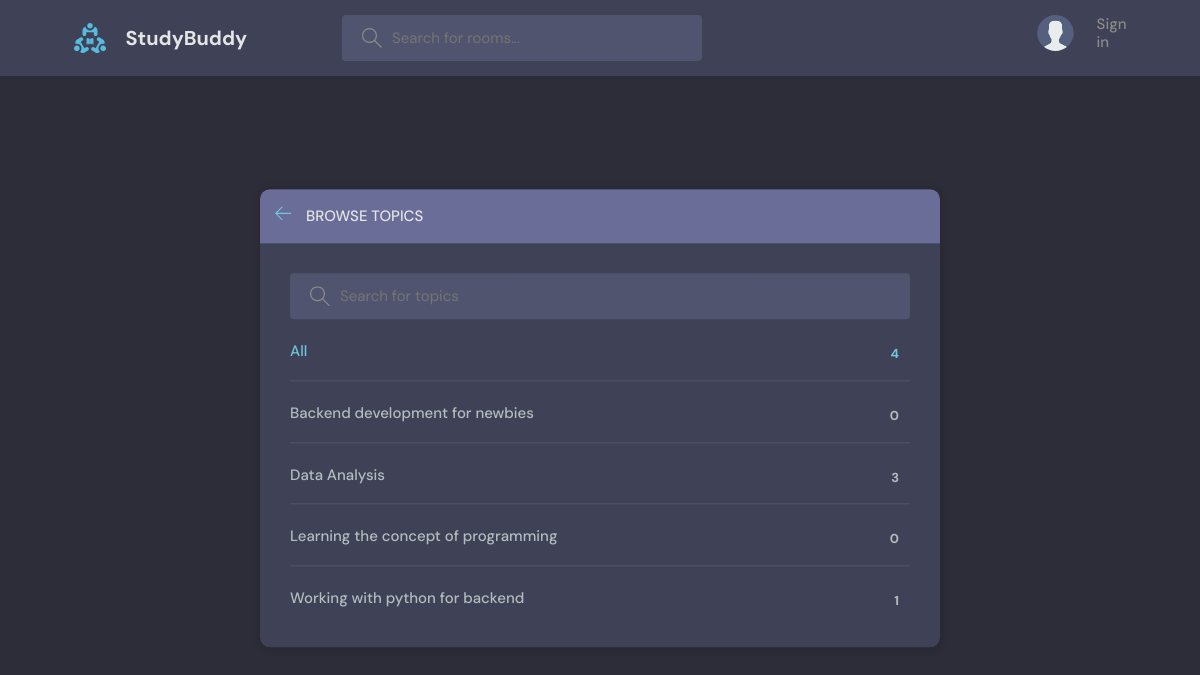
/topics/, run on an earlier commit of the app's database.
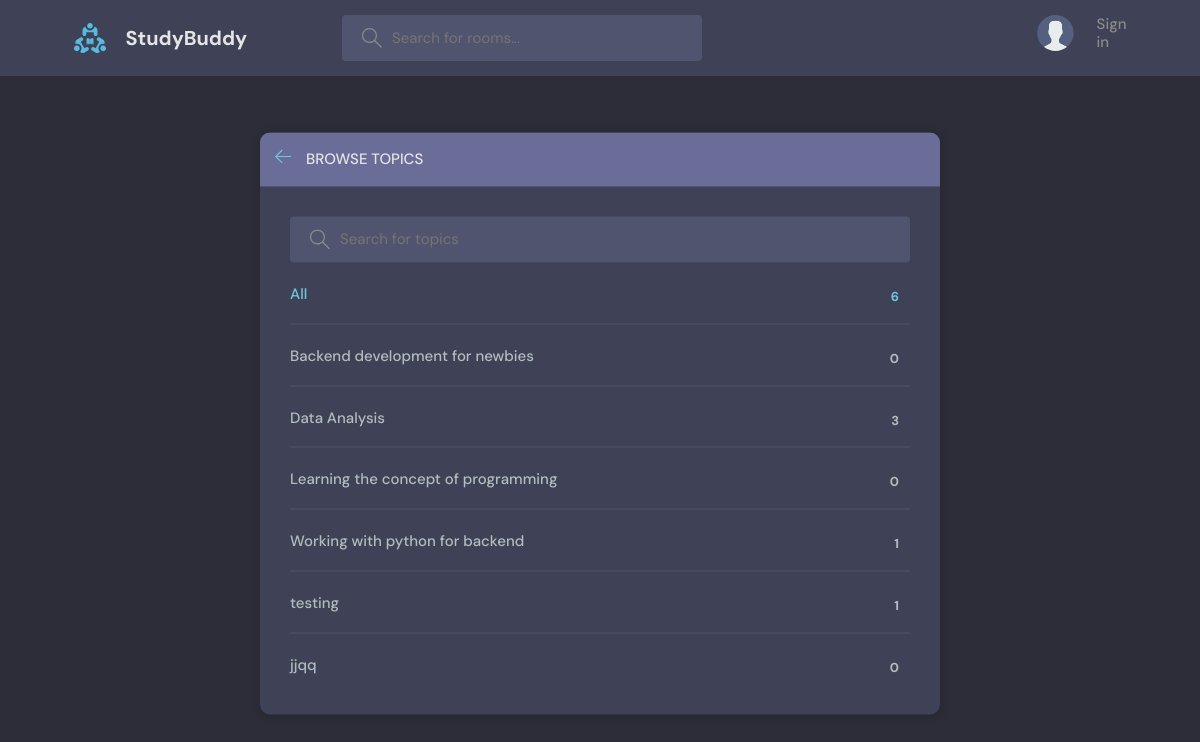
And on a later commit of the database.
### base/models.py (models this page shows, shortened)
class Topic(models.Model):
  name = models.CharField(max_length=200)

### base/views.py (the view)
# urls.py: path('topics/', views.topicsPage, name='topics'),
def topicsPage(request):
  q =  request.GET.get('q') if request.GET.get('q') != None else ''
  topics = Topic.objects.filter(name__icontains=q)
  context = {'topics': topics}
  return render(request, 'base/topics.html', context)

### base/templates/base/topics.html (shortened to what this page needs)
{% extends 'main.html' %} {% block content %}
<main class="create-room layout">
  <div class="container">
    <div class="layout__box">
      <div class="layout__boxHeader">
        <div class="layout__boxTitle">
          <a href="{{request.META.HTTP_REFERER}}">
            <svg
              version="1.1"
              xmlns="http://www.w3.org/2000/svg"
              width="32"
              height="32"
              viewBox="0 0 32 32"
            >
              <title>arrow-left</title>
              <path
                d="M13.723 2.286l-13.723 13.714 13.719 13.714 1.616-1.611-10.96-10.96h27.625v-2.286h-27.625l10.965-10.965-1.616-1.607z"
              ></path>
            </svg>
          </a>
          <h3>Browse Topics</h3>
        </div>
      </div>
      <div class="topics-page layout__body">
        <form action="" method="GET" class="header__search">
          <label>
            <input name="q" placeholder="Search for topics" />
          </label>
        </form>
        <ul class="topics__list">
          <li>
            <a href="{% url 'topics' %}" class="active">All <span>{{topics.count}}</span></a>
          </li>
          {% for topic in topics %}
          <li>
            <a href="{% url 'home' %}?q{{topic.name}}">{{topic.name}} <span>{{topic.room_set.all.count}}</span></a>
          </li>
          {% endfor %}
      </div>
    </div>
  </div>
</main>
{% endblock content %}

What changed in the data, as far as the page shows it:
added Topic: name "testing", room_set.all.count "1"
added Topic: name "jjqq", room_set.all.count "0"
Also different on the page:
{{ topics.count }}: "4" → "6"
